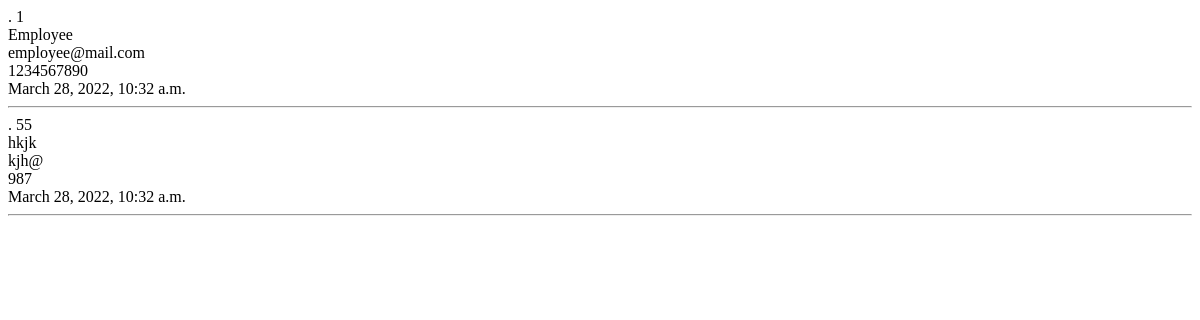
The page /employee/list/ on the database as committed earlier.
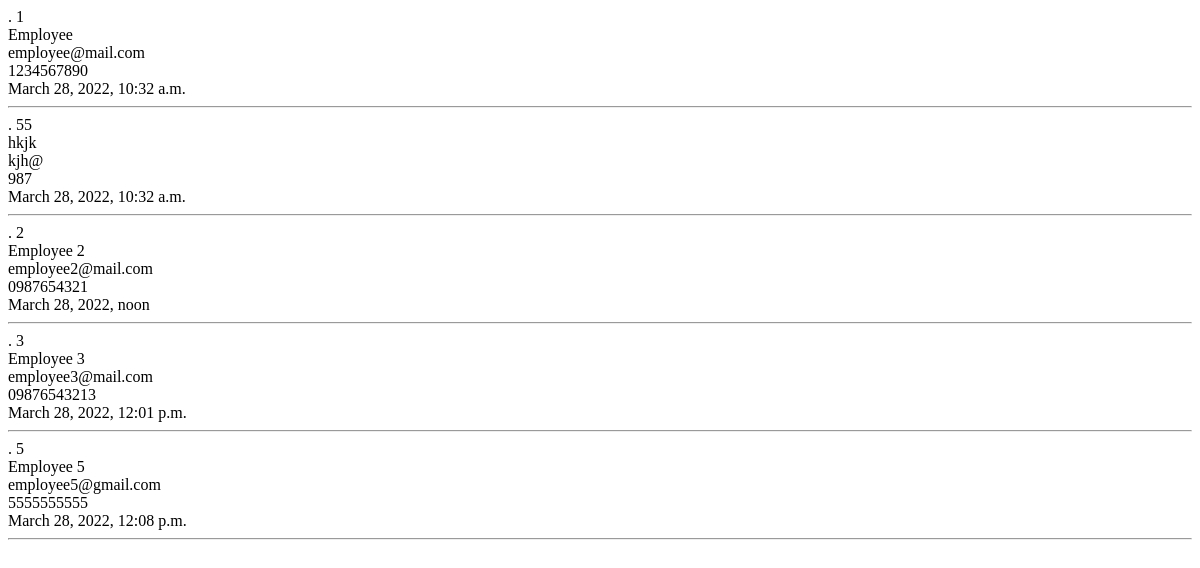
The same page on the database as committed later.
### users/models.py (models this page shows)
class Employee(models.Model):
    employee_reg_no = models.TextField(unique=True)
    employee_name = models.TextField()
    employee_email = models.TextField()
    employee_mobile = models.TextField(null=True)
    created_at = models.DateTimeField(auto_now=True)

### users/views.py (the view)
# urls.py: path('employee/list/', employee_list),
def employee_list(request):
    data = {"dataset": Employee.objects.all()}
    return render(request, "employees/list_employee.html", data)

### users/templates/employees/list_employee.html
<div class="main">
    {% for data in dataset %}.
    {{ data.employee_reg_no }}<br/>
    {{ data.employee_name }}<br/>
    {{ data.employee_email }}<br/>
    {{ data.employee_mobile }}<br/>
    {{ data.created_at }}<br/>
    <hr/>
    {% endfor %}
</div>

Rows that differ between the two databases and show on the page:
added Employee: employee_reg_no "2", employee_name "Employee 2", employee_email "employee2@mail.com", employee_mobile "0987654321", created_at "March 28, 2022, noon"
added Employee: employee_reg_no "3", employee_name "Employee 3", employee_email "employee3@mail.com", employee_mobile "09876543213", created_at "March 28, 2022, 12:01 p.m."
added Employee: employee_reg_no "5", employee_name "Employee 5", employee_email "employee5@gmail.com", employee_mobile "5555555555", created_at "March 28, 2022, 12:08 p.m."
